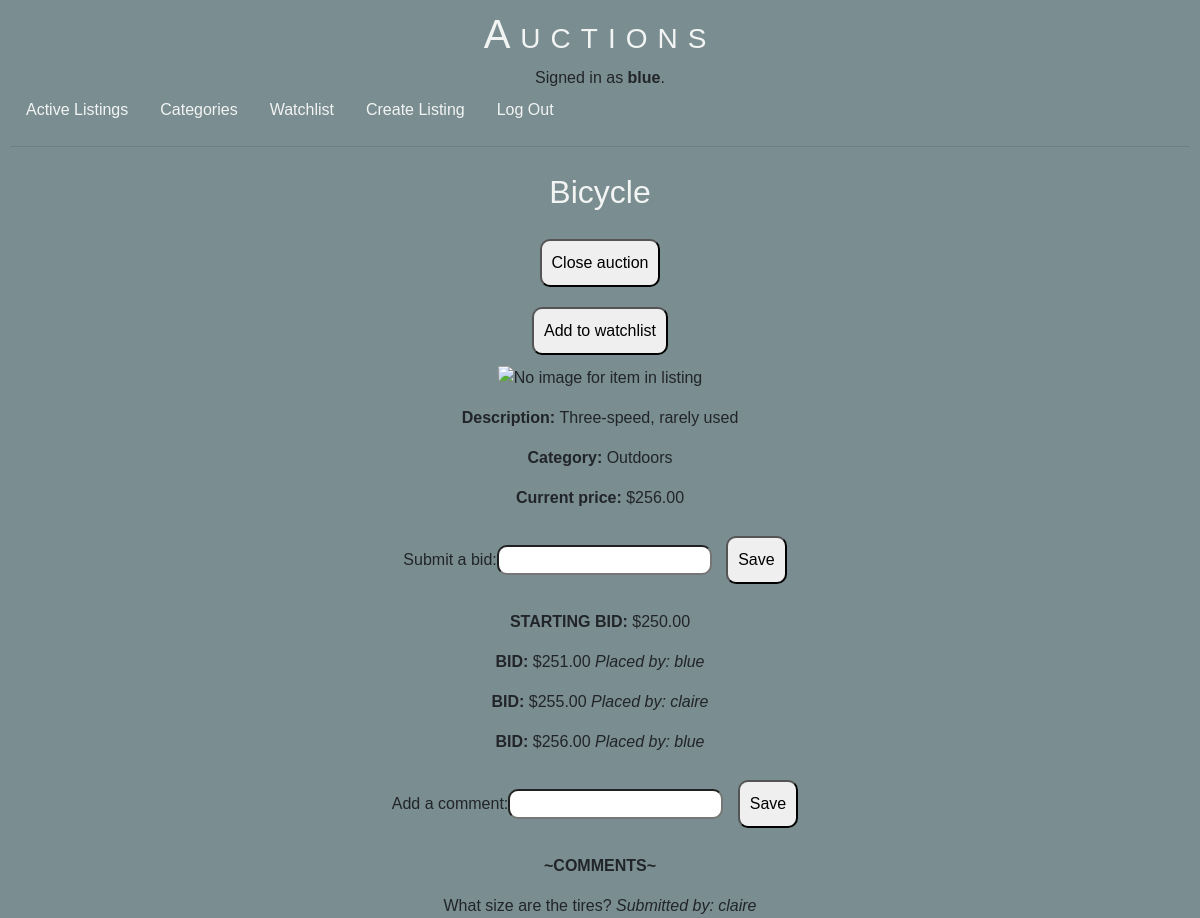
/auctions/5 (signed in), run on the app's committed database.
### auctions/models.py (models this page shows, shortened)
class User(AbstractUser):
    pass

class Listing(models.Model):
    title = models.CharField(max_length=35, default="")
    description = models.CharField(max_length=100, default="")
    starting_Bid = models.DecimalField(max_digits=11, decimal_places=2, default=1.00)
    image_Url = models.URLField(default="", blank=True)
    category = models.ForeignKey(Category, on_delete=models.PROTECT, related_name="catlistings",default="Miscellaneous")
    user = models.ForeignKey(User, on_delete=models.CASCADE, related_name="userlistings")
    active = models.BooleanField(default=True)

class Category(models.Model):
    name = models.CharField(max_length=20, default="")
    class Meta:
        verbose_name_plural = "Categories"
    def __str__(self):
        return f"{self.name}"

class Bid(models.Model):
    bid_Amount = models.DecimalField(max_digits=11, decimal_places=2, default=1.00)
    bid_Listing = models.ForeignKey(Listing, on_delete=models.CASCADE, related_name="listingbids")
    bid_User = models.ForeignKey(User, on_delete=models.CASCADE, related_name="userbids")

class Comment(models.Model):
    comment_Content = models.CharField(max_length=100, default="")
    comment_User = models.ForeignKey(User, on_delete=models.CASCADE, related_name="usercomments")
    comment_Listing = models.ForeignKey(Listing, on_delete=models.CASCADE, related_name="listingcomments")

### auctions/views.py (the view, shortened to what this page needs)
# urls.py: path("auctions/<int:id>", views.listings, name="listings"),
def listings(request, id):
    listing = Listing.objects.get(pk=id)
    user = request.user
    if user.is_authenticated:
        watchlistitem = user.userwatchlist.filter(watchlist_Listing=listing)
    else:
        watchlistitem = ""
    startingbid = listing.starting_Bid
    if listing.listingbids.last():
        mostrecentbid = listing.listingbids.last()
        mostrecentbidamt = mostrecentbid.bid_Amount
        winner = mostrecentbid.bid_User
    else:
        mostrecentbidamt = startingbid
        winner = listing.user
    return render(request, "auctions/listing.html", {
        "listing": listing,
        "bidform": NewBidForm(prefix='bid'),
        "watchform": AddWatchForm(prefix='watch'),
        "activeform": CloseAuctionForm(prefix='active'),
        "commentform": NewCommentForm(prefix='comment'),
        "watchlistitem": watchlistitem,
        "currentuser": user,
        "winner": winner
    })

### auctions/views.py
class NewBidForm(forms.Form):
    amount = forms.DecimalField(max_digits=11, decimal_places=2, label="Submit a bid")

class AddWatchForm(forms.Form):
    status = forms.HiddenInput()

### auctions/templates/auctions/listing.html (shortened to what this page needs)
{% extends "auctions/layout.html" %}
{% block body %}
<h2>{{ listing.title }}</h2>
    {% if listing.user == currentuser %}
        {% if listing.active == True %}
            <form method="POST">
                <input type="submit" value="Close auction" name="submit_close">
            </form>
        {% endif %}
    {% endif %}
    {% if user.is_authenticated %}
        {% if watchlistitem %}
            <form method="POST">
                {% csrf_token %}
                <input type="submit" value="Remove from watchlist" name="submit_remove">
            </form>
        {% else %}
            <form method="POST">
                <input type="submit" value="Add to watchlist" name="submit_add">
            </form>
        {% endif %}
    {% endif %}
    {% if listing.image_Url %}
        <p><img src={{listing.image_Url}} alt="Image of item in listing" height="500" width="500"></p>
    {% else %}
        <p><img src="https://upload.wikimedia.org/wikipedia/commons/a/ac/No_image_available.svg" alt="No image for item in listing" height="500" width="500"></p>
    {% endif %}
        <p><span class="detailheader">Description: </span>{{ listing.description }}</p>
        <p><span class="detailheader">Category: </span>{{ listing.category }}</p>
        {% if listing.listingbids.last.bid_Amount %}
            <p><span class="detailheader">Current price: </span>${{ listing.listingbids.last.bid_Amount }}</p>
        {% else %}
            <p><span class="detailheader">Current price: </span>${{ listing.starting_Bid }}</p>
        {% endif %}
        {% if user.is_authenticated %}
            {% if listing.active == True %}
                <form method="POST">
                    <p>{{ bidform }}
                    <input type="submit" value="Save" name="submit_bid"></p>
                </form>
            {% endif %}
        {% endif %}
        <ul>
            <li>
                <p><span class="detailheader">STARTING BID: </span>
                ${{ listing.starting_Bid }}</p>
            </li>
            {% for listingbid in listing.listingbids.all %}
            <li>
                <p><span class="detailheader">BID: </span>
                ${{ listingbid.bid_Amount }} <span class="commentBidDetails">Placed by: {{ listingbid.bid_User }}</span></p>
            </li>
            {% endfor %}
        </ul>
        {% if user.is_authenticated %}
            {% if listing.active == True %}
                <form method="POST">
                    <p>{{ commentform }}
                    <input type="submit" value="Save" name="submit_comment"></p>
                </form>
            {% endif %}
        {% endif %}
        <ul>
            {% if listing.listingcomments.all %}
            <li>
                <p><span class="detailheader">~COMMENTS~</span></p>
            </li>
            {% endif %}
            {% for listingcomment in listing.listingcomments.all %}
            <li>
                <p>{{ listingcomment.comment_Content }} <span class="commentBidDetails">Submitted by: {{ listingcomment.comment_User }}</span></p>
            </li>
            {% endfor %}
        </ul>
{% endblock %}

### auctions/templates/auctions/layout.html (shortened to what this page needs)
{% load static %}
<!DOCTYPE html>
<html lang="en">
    <head>
        <link rel="stylesheet" href="https://stackpath.bootstrapcdn.com/bootstrap/4.4.1/css/bootstrap.min.css">
        <link href="{% static 'auctions/styles.css' %}" rel="stylesheet">
    </head>
    <body>
        <h1>Auctions</h1>
        <div>
            {% if user.is_authenticated %}
                Signed in as <strong>{{ user.username }}</strong>.
            {% else %}
                Not signed in.
            {% endif %}
        </div>
        <ul class="nav">
            <li class="nav-item">
                <a class="nav-link" href="{% url 'index' %}">Active Listings</a>
            </li>
            <li class="nav-item">
                <a class="nav-link" href="{% url 'categories' %}">Categories</a>
            </li>
            {% if user.is_authenticated %}
            <li class="nav-item">
                <a class="nav-link" href="{% url 'watchlist' %}">Watchlist</a>
            </li>
            <li class="nav-item">
                <a class="nav-link" href="{% url 'create' %}">Create Listing</a>
            </li>
            {% endif %}
            {% if user.is_authenticated %}
                <li class="nav-item">
                    <a class="nav-link" href="{% url 'logout' %}">Log Out</a>
                </li>
            {% endif %}
        </ul>
        <hr>
        {% block body %}
        {% endblock %}
    </body>
</html>

### auctions/static/auctions/styles.css (style rules this page uses)
html { height: 100%; }
body { padding: 10px; box-sizing: border-box; height: 100%; background-color: #7A8D90; font-family: Avenir, Arial, sans-serif; text-align: center; }
h1 { color: #F2F4F3; font-family: Avenir, Arial, sans-serif; text-align: center; font-variant: small-caps; letter-spacing: 10px; }
h2 { color: #F2F4F3; font-family: Avenir, Arial, sans-serif; text-align: center; padding: 10px; }
a { color: #F2F4F3; text-decoration: none; height: 100%; width: 100%; }
ul { list-style: none; padding: 0px; }
li { list-style: none; }
input[type=submit] { border-radius: 10px; padding: 10px; margin: 10px; }
input[type=text], input[type=number] { border-radius: 10px; }
.commentBidDetails { font-style: italic; }
.detailheader { font-weight: bold; }

### data on the page
User: username "blue"
Listing: title "Bicycle", description "Three-speed, rarely used", category "Outdoors", listingbids.last.bid_Amount "256.00", starting_Bid "250.00"
Bid: bid_Amount "251.00", bid_User "blue"
Bid: bid_Amount "255.00", bid_User "claire"
Bid: bid_Amount "256.00", bid_User "blue"
Comment: comment_Content "What size are the tires?", comment_User "claire"
